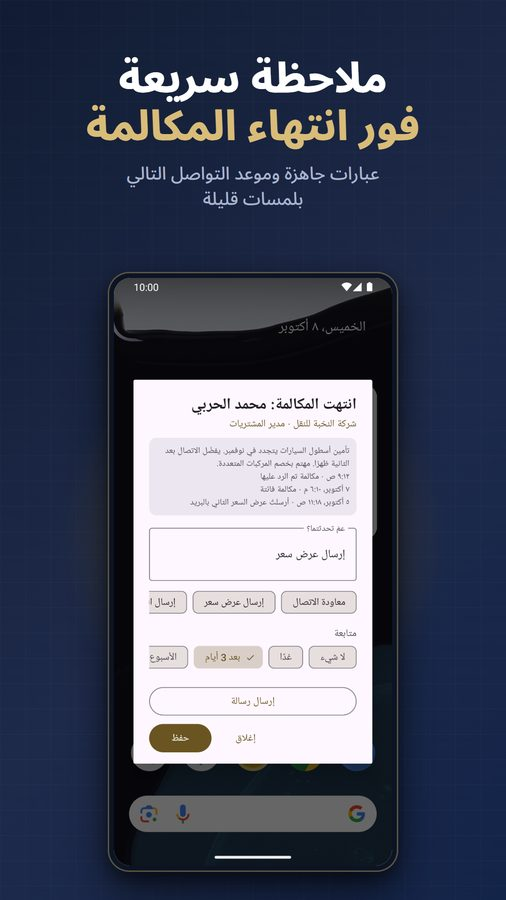
#> input picture images/shots/ar/callernote-2.jpg, 506 x 900 px, given in place of CodeDAC 배경2_4096.png, which was not available
$ python make_og.py
#> lines starting #> are read from the running program, lines starting #| are printed output that depends on the picture
# -*- coding: utf-8 -*-
"""소셜 공유용 OG 이미지(1200x630) 생성.

1) images/og-image.png — 홈·개인정보처리방침용. 브랜드 배너(16:9)의 가운데를 OG 비율(1.905:1)로
   잘라 줄인다. 배너는 로고·태그라인·앱 아이콘이 가운데 모여 있어 위아래 띠만 조금 잘려 나간다.
2) images/og/<slug>.png — 앱 상세용. 예전엔 첫 스크린샷(세로 506x900)을 그대로 썼는데,
   가로형 미리보기 카드(summary_large_image)에서는 가운데 한 토막만 잘려 무슨 앱인지 알 수 없었다.
   배너와 같은 그라디언트 위에 아이콘·앱 이름·플랫폼, 오른쪽에 스크린샷을 얹는다.
   앱 이름은 모든 언어에서 같은 고유명사라 언어별로 만들지 않는다.

배너나 스크린샷이 바뀌면 이 스크립트를 다시 돌리고 `node scripts/gen_site.js` 로 재생성한다.
(gen_site.js 는 images/og/<slug>.png 가 있을 때만 그 이미지를 쓰고, 없으면 첫 스크린샷으로 돌아간다.)
"""
import json
from pathlib import Path

import numpy as np
from PIL import Image, ImageDraw, ImageFilter, ImageFont

ROOT = Path(__file__).resolve().parent.parent
SRC = Path(r"D:\CodeDAC\Data\CodeDAC 배경2_4096.png")
OUT = ROOT / "images" / "og-image.png"
APP_OUT = ROOT / "images" / "og"

W, H = 1200, 630
TEAL = (77, 182, 172)
FONT_BOLD = r"C:\Windows\Fonts\segoeuib.ttf"
FONT_REG = r"C:\Windows\Fonts\segoeui.ttf"


def banner_og():
    src = Image.open(SRC).convert("RGB")
#> src is the input picture: PIL image 506x900 RGB; mean R, G, B 73.6, 79.4, 98
    sw, sh = src.size
#> sw = 506; sh = 900
    crop_h = round(sw * H / W)
#> crop_h = 266
    top = (sh - crop_h) // 2
#> top = 317
    img = src.crop((0, top, sw, top + crop_h)).resize((W, H), Image.LANCZOS)
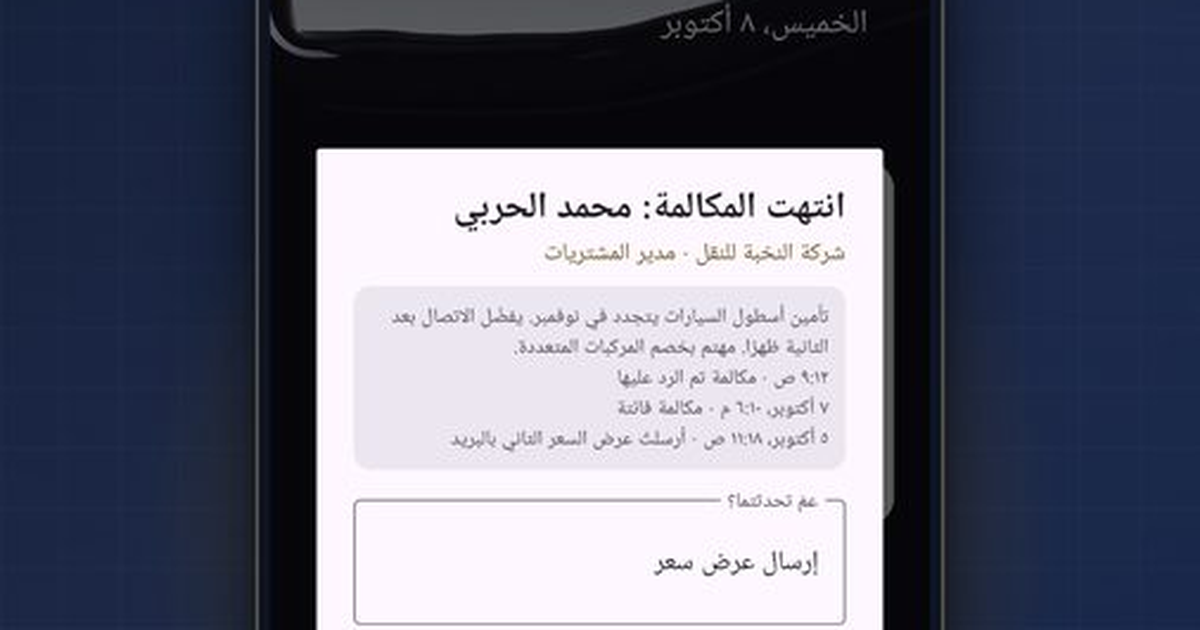
#> img: PIL image 1200x630 RGB; mean R, G, B 102, 104.7, 120.6
    img.save(OUT, "PNG", optimize=True)
    print("og-image.png 생성 완료:", img.size)
#| og-image.png 생성 완료: (1200, 630)


# [103 lines left out: functions background, rounded, paste_with_shadow, fit_font, app_og, not called in this run]


if __name__ == "__main__":
    banner_og()
#> (the run stopped early here; a loop or call above may not have finished)

$ run again, on images/shots/ar/callernote-5.jpg
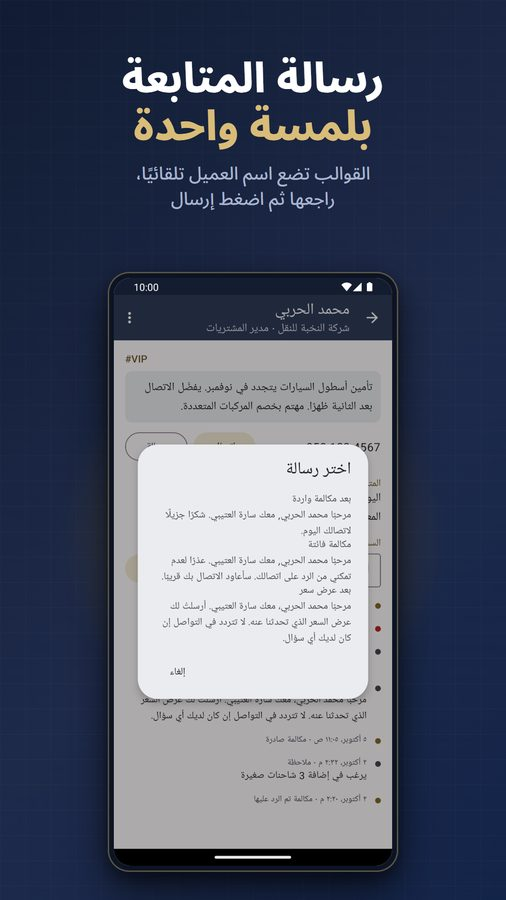
#> input picture images/shots/ar/callernote-5.jpg, 506 x 900 px, given in place of CodeDAC 배경2_4096.png, which was not available
#> in banner_og, src is the input picture: PIL image 506x900 RGB; mean R, G, B 80.6, 87.7, 106.2
#> in banner_og, `img = src.crop((0, top, sw, top + crop_h)).resize((W, H), Image.LANCZOS)`:
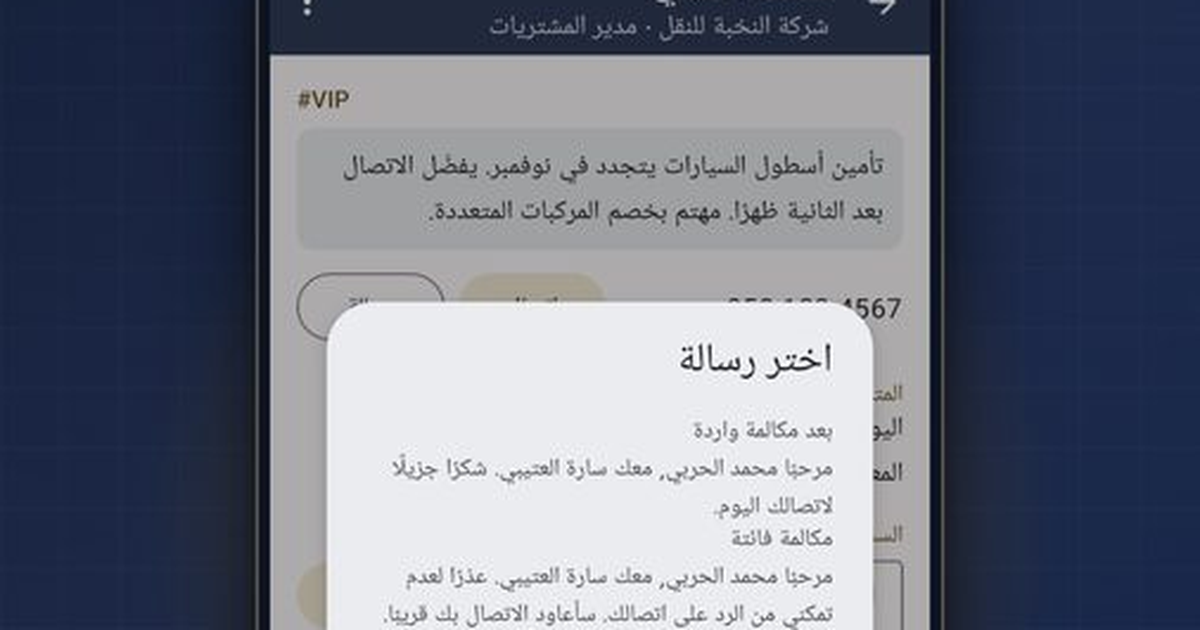
#> img: PIL image 1200x630 RGB; mean R, G, B 111.3, 116.6, 131
#| og-image.png 생성 완료: (1200, 630)
